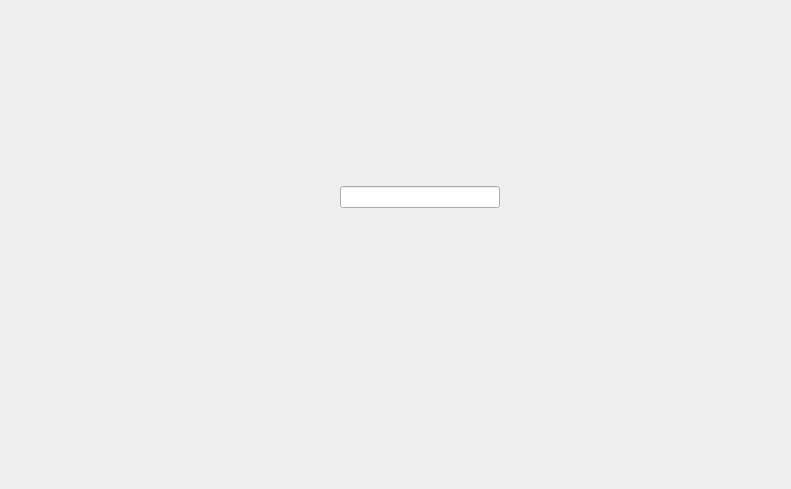
<?xml version="1.0" encoding="UTF-8"?>
<ui version="4.0">
 <class>Playlist_Edit_Screen</class>
 <widget class="QWidget" name="Playlist_Edit_Screen">
  <property name="geometry">
   <rect>
    <x>0</x>
    <y>0</y>
    <width>791</width>
    <height>489</height>
   </rect>
  </property>
  <property name="windowTitle">
   <string>Form</string>
  </property>
  <widget class="QWidget" name="verticalLayoutWidget">
   <property name="geometry">
    <rect>
     <x>340</x>
     <y>180</y>
     <width>160</width>
     <height>166</height>
    </rect>
   </property>
   <layout class="QVBoxLayout" name="mainLayout">
    <item>
     <widget class="QWidget" name="top_w" native="true">
      <property name="sizePolicy">
       <sizepolicy hsizetype="Minimum" vsizetype="Fixed">
        <horstretch>0</horstretch>
        <verstretch>0</verstretch>
       </sizepolicy>
      </property>
     </widget>
    </item>
    <item>
     <widget class="QLineEdit" name="name_le">
      <property name="sizePolicy">
       <sizepolicy hsizetype="Expanding" vsizetype="Fixed">
        <horstretch>0</horstretch>
        <verstretch>0</verstretch>
       </sizepolicy>
      </property>
     </widget>
    </item>
    <item>
     <widget class="QWidget" name="middle_w" native="true"/>
    </item>
    <item>
     <widget class="QWidget" name="songs_w" native="true">
      <property name="sizePolicy">
       <sizepolicy hsizetype="Expanding" vsizetype="Expanding">
        <horstretch>0</horstretch>
        <verstretch>0</verstretch>
       </sizepolicy>
      </property>
     </widget>
    </item>
   </layout>
  </widget>
 </widget>
 <resources/>
 <connections/>
</ui>
